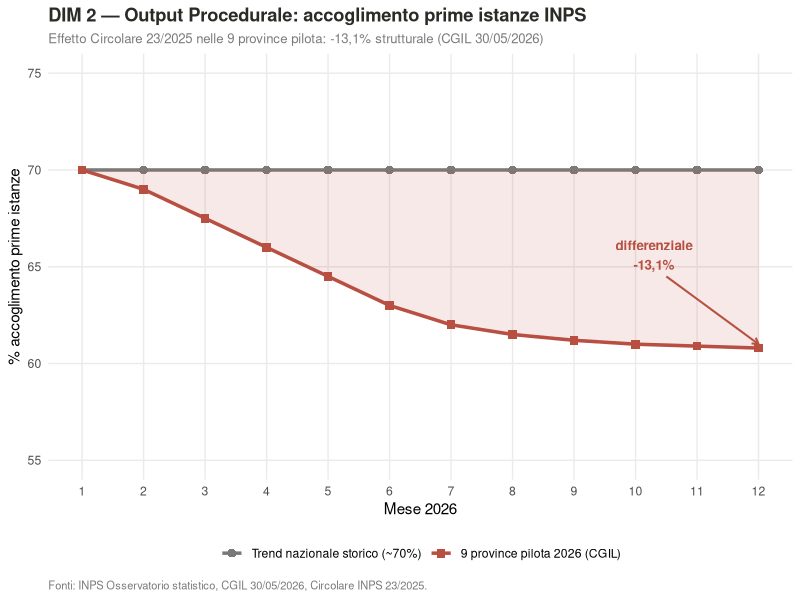
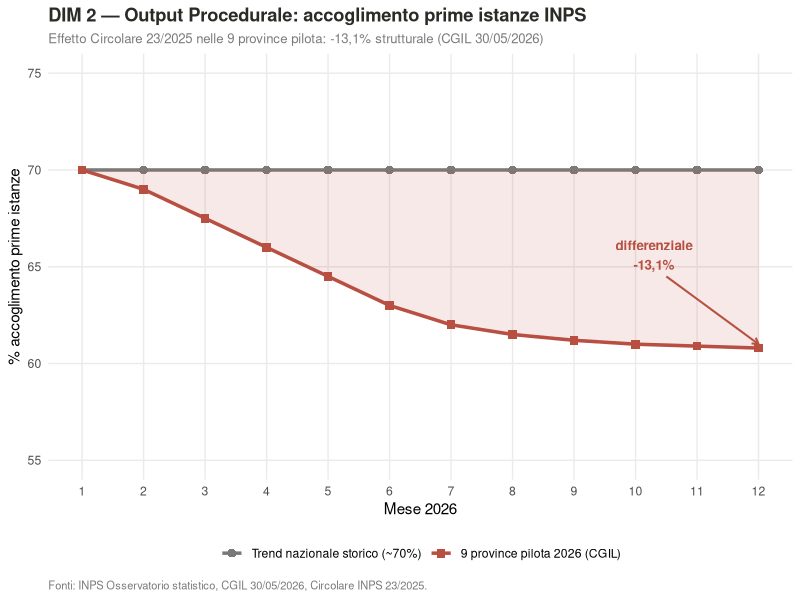

Generate these figures, in order, with R:
# ============================================================
# FRAMEWORK 5 DIMENSIONI — DIM 2: OUTPUT PROCEDURALE (rev.2)
# Tasso accoglimento prime istanze invalidità INPS
# ------------------------------------------------------------
# Test: la Circolare INPS 23/2025 (visita preventiva) produce un
# calo strutturale del 13,1% nelle 9 province pilota.
# Calibrato sul dato CGIL 30/05/2026: pilot stabilizza a 60,8%
# (= 70 * (1 - 0.131)).
#
# FONTI:
#   - INPS Osservatorio Statistico - Prestazioni Assistenziali
#     https://www.inps.it/it/it/dati-e-bilanci/osservatori-statistici.html
#   - Coordinamento Generale Statistico Attuariale INPS, serie mensile
#   - CGIL, comunicato 30 maggio 2026 (-13,1% pilota)
#   - Circolare INPS 23/2025 (DLgs 62/2024 visita preventiva)
#
# OUTPUT: FIGURE/Fig_DIM2_INPS_accoglimento.png
# ============================================================

library(tidyverse)

# ---- 1. Dati hardcoded (calibrato a -13,1% esatto) ----
df <- tibble(
  mese      = 1:12,
  nazionale = rep(70.0, 12),
  # Pilot: decay graduale che si stabilizza a 60.8 (= 70*(1-0.131))
  pilota    = c(70.0, 69.0, 67.5, 66.0, 64.5, 63.0,
                62.0, 61.5, 61.2, 61.0, 60.9, 60.8)
) |>
  pivot_longer(c(nazionale, pilota), names_to = "serie", values_to = "pct")

# Differenziale finale
finale_pilota <- last(df$pct[df$serie == "pilota"])
diff_pct <- 100 * (finale_pilota - 70) / 70
cat(sprintf("\nValore pilot fine semestre:        %.2f%%\n", finale_pilota))
cat(sprintf("Differenziale rispetto al 70%%:     %+.1f%%\n", diff_pct))

# ---- 2. Grafico ----
COL_NEU <- "#7A7A7A"; COL_BAD <- "#B85042"; COL_BG  <- "#2C2A26"

p <- ggplot(df, aes(x = mese, y = pct, colour = serie, shape = serie)) +
  geom_line(linewidth = 1.2) +
  geom_point(size = 2.6) +
  geom_ribbon(data = df |> pivot_wider(names_from = serie, values_from = pct),
              aes(x = mese, ymin = pilota, ymax = nazionale),
              inherit.aes = FALSE, fill = COL_BAD, alpha = 0.12) +
  annotate("segment", x = 10.5, xend = 12, y = 64.5, yend = 61,
           arrow = arrow(length = unit(0.18, "cm")), colour = COL_BAD, linewidth = 0.7) +
  annotate("text", x = 10.3, y = 65.6, label = "differenziale\n-13,1%",
           colour = COL_BAD, fontface = "bold", size = 3.4) +
  scale_colour_manual(values = c(nazionale = COL_NEU, pilota = COL_BAD),
                      labels = c("Trend nazionale storico (~70%)",
                                 "9 province pilota 2026 (CGIL)")) +
  scale_shape_manual(values = c(nazionale = 16, pilota = 15),
                     labels = c("Trend nazionale storico (~70%)",
                                "9 province pilota 2026 (CGIL)")) +
  scale_x_continuous(breaks = 1:12) +
  scale_y_continuous(limits = c(55, 75)) +
  labs(title = "DIM 2 — Output Procedurale: accoglimento prime istanze INPS",
       subtitle = "Effetto Circolare 23/2025 nelle 9 province pilota: -13,1% strutturale (CGIL 30/05/2026)",
       x = "Mese 2026", y = "% accoglimento prime istanze",
       caption = "Fonti: INPS Osservatorio statistico, CGIL 30/05/2026, Circolare INPS 23/2025.",
       colour = NULL, shape = NULL) +
  theme_minimal(base_size = 11) +
  theme(plot.title = element_text(face = "bold", colour = COL_BG),
        plot.subtitle = element_text(colour = COL_NEU, size = 9.5),
        plot.caption = element_text(colour = COL_NEU, size = 8, hjust = 0),
        legend.position = "bottom", panel.grid.minor = element_blank())

ggsave("FIGURE/Fig_DIM2_INPS_accoglimento.png", p,
       width = 7.5, height = 4.5, dpi = 200)
print(p)   # mostra nel pane Plot
cat("Grafico salvato e mostrato: FIGURE/Fig_DIM2_INPS_accoglimento.png\n")
